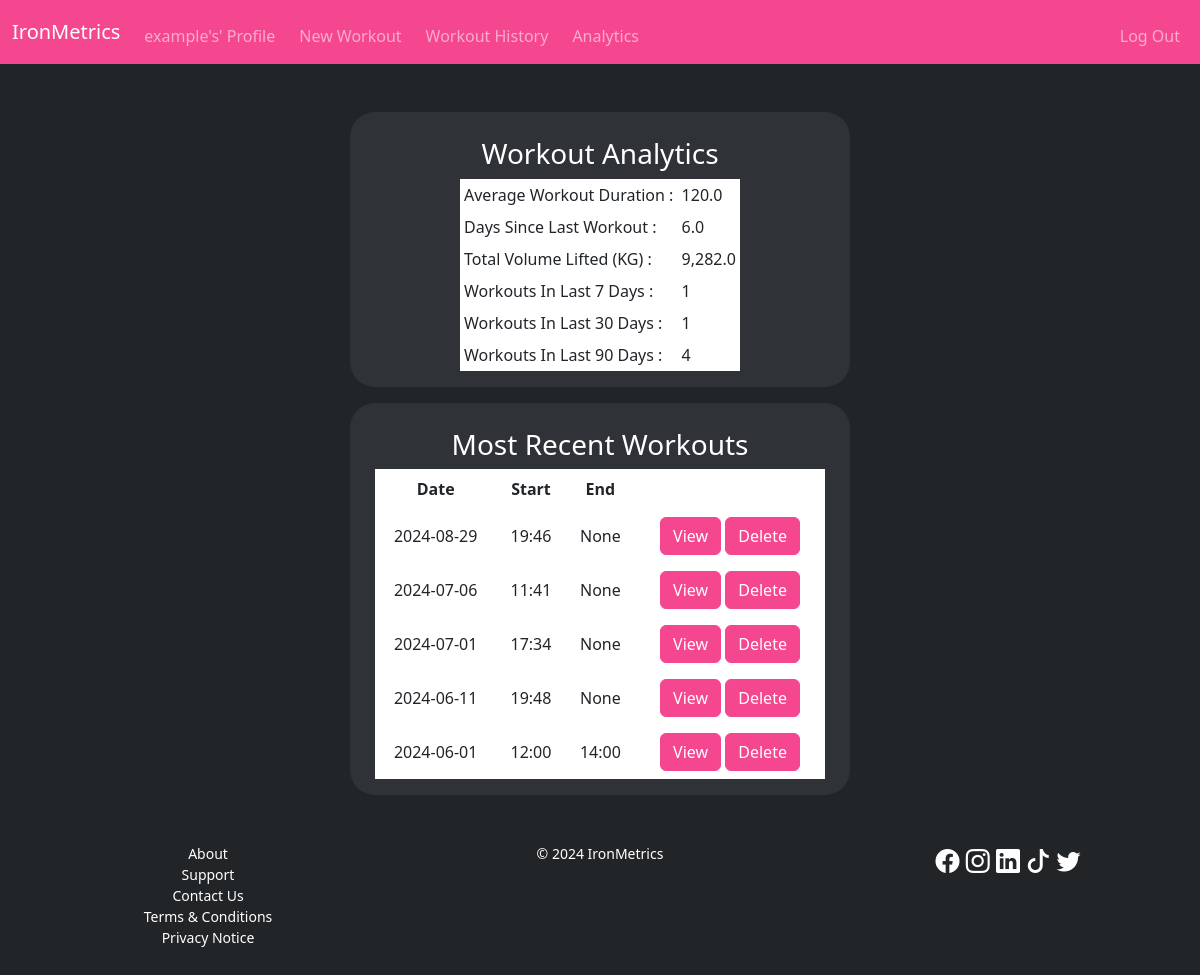
Screenshot of / (signed in) with the database file from the repository.
### tables this page shows
CREATE TABLE workout (
	id INTEGER PRIMARY KEY AUTOINCREMENT NOT NULL,
	user_id INTEGER NOT NULL,
	date TEXT NOT NULL,
	start_time TEXT,
	end_time TEXT,
	name TEXT,
	note TEXT,
	FOREIGN KEY (user_id) REFERENCES user (id)
	ON UPDATE CASCADE
	ON DELETE CASCADE
);

### app.py (the view)
@app.route("/", methods=["GET", "POST"])
@login_required
def index():
    user_id = session.get("user_id", None)
    workout_history = db.execute("SELECT * FROM workout WHERE user_id = ? ORDER BY date DESC, start_time DESC LIMIT 5;", user_id)
    avg_workout_duration_min = db.execute("""
                                            WITH durations AS (
                                            SELECT date, time(end_time, "-"||strftime('%H', start_time)||" hours", "-"||strftime('%M', start_time)||" minutes") workout_duration
                                            FROM workout
                                            WHERE user_id = ?
                                            AND end_time IS NOT NULL
                                            AND start_time IS NOT NULL)

                                            SELECT AVG((strftime('%H', workout_duration)*60)+strftime('%M', workout_duration)) avg_workout_duration_min FROM durations;
                                            """, user_id)[0]["avg_workout_duration_min"]
    try:
        days_since_last_workout = db.execute("""
                                                SELECT (JULIANDAY(date('now'))-JULIANDAY(date)) AS days_since_last_workout
                                                FROM workout WHERE user_id = ? ORDER BY date DESC LIMIT 1;
                                                """, user_id)[0]["days_since_last_workout"]
    except:
        days_since_last_workout = 0
    workouts_last_7_days = db.execute("""
                                            SELECT COUNT(*) AS workouts_last_7_days
                                            FROM workout WHERE user_id = ? AND date > DATE(JULIANDAY('now')-7);
                                        """, user_id)[0]["workouts_last_7_days"]
    workouts_last_30_days = db.execute("""
                                            SELECT COUNT(*) AS workouts_last_30_days
                                            FROM workout WHERE user_id = ? AND date > DATE(JULIANDAY('now')-30);
                                        """, user_id)[0]["workouts_last_30_days"]
    workouts_last_90_days = db.execute("""
                                            SELECT COUNT(*) AS workouts_last_90_days
                                            FROM workout WHERE user_id = ? AND date > DATE(JULIANDAY('now')-90);
                                        """, user_id)[0]["workouts_last_90_days"]
    total_volume_lifted = db.execute("""
                                        SELECT SUM(reps*weight_kg) AS total_volume_lifted
                                        FROM workout a
                                        JOIN workout_set b ON a.id=b.workout_id
                                        JOIN exercise c ON b.exercise_id=c.id
                                        WHERE a.user_id = ?;
                                    """, user_id)[0]["total_volume_lifted"]
    dashboard = dict()
    dashboard["avg_workout_duration_min"] = avg_workout_duration_min
    dashboard["days_since_last_workout"] = days_since_last_workout
    dashboard["workouts_last_7_days"] = workouts_last_7_days
    dashboard["workouts_last_30_days"] = workouts_last_30_days
    dashboard["workouts_last_90_days"] = workouts_last_90_days
    try:
        dashboard["total_volume_lifted"] = "{:,}".format(total_volume_lifted)
    except:
        dashboard["total_volume_lifted"] = 0
    if request.method == "POST":
        if "edit-workout-id" in request.form:
            workout_id = request.form.get("edit-workout-id", None)
            session["workout_id"] = workout_id
            return redirect(url_for("editworkout"))
    return render_template("index.html", workout_history=workout_history, dashboard=dashboard)

### app.py (called while the page is built)
@app.after_request
def after_request(response):
    response.headers["Cache-Control"] = "no-cache, no-store, must-revalidate"
    response.headers["Expires"] = 0
    response.headers["Pragma"] = "no-cache"
    return response

### helpers.py (called while the page is built)
def login_required(f):
    @wraps(f)
    def decorated_function(*args, **kwargs):
        if session.get("user_id") is None:
            return redirect(url_for("login"))
        return f(*args, **kwargs)
    return decorated_function

### templates/index.html (shortened to what this page needs)
{% extends "base.html" %}
{% block head %}
    <link rel="stylesheet" href="static/index.css">
{% endblock %}
{% block main %}
<div class="container text-center mb-3 analytics-wrapper">
    <div class="analytics-table-wrapper secondary-color-background">
        <h3>Workout Analytics</h3>
        <table class="table table-sm text-white analytics-table">
            <tbody>
                <tr>
                    <td>
                        Average Workout Duration
                    </td>
                    <td>
                        {{ dashboard.avg_workout_duration_min }}
                    </td>
                </tr>
                <tr>
                    <td>
                        Days Since Last Workout
                    </td>
                    <td>
                        {{ dashboard.days_since_last_workout }}
                    </td>
                </tr>
                <tr>
                    <td>
                        Total Volume Lifted (KG)
                    </td>
                    <td>
                        {{ dashboard.total_volume_lifted }}
                    </td>
                </tr>
                <tr>
                    <td>
                        Workouts In Last 7 Days
                    </td>
                    <td>
                        {{ dashboard.workouts_last_7_days }}
                    </td>
                </tr>
                <tr>
                    <td>
                        Workouts In Last 30 Days
                    </td>
                    <td>
                        {{ dashboard.workouts_last_30_days }}
                    </td>
                </tr>
                <tr>
                    <td>
                        Workouts In Last 90 Days
                    </td>
                    <td>
                        {{ dashboard.workouts_last_90_days }}
                    </td>
                </tr>
            </tbody>
        </table>
    </div>
</div>
<div class="container recent-workouts-wrapper">
    <div class="recent-workouts-table-wrapper secondary-color-background">
        <h3>Most Recent Workouts</h3>
        {% if workout_history %}
            <table class="table text-white recent-workouts-table">
                <thead>
                    <tr>
                        <th>Date</th>
                        <th>Start</th>
                        <th>End</th>
                        <th></th>
                    </tr>
                </thead>
                <tbody>
                    {% for workout in workout_history %}
                        <tr>
                            <td>{{ workout.date }}</td>
                            <td>{{ workout.start_time }}</td>
                            <td>{{ workout.end_time }}</td>
                            <td>
                                <form action="/" method="post" style="display: inline;" id="edit-workout{{ workout.id }}">
                                    <button type="submit" form="edit-workout{{ workout.id }}" class="btn btn-tertiary-color">View</button>
                                </form>
                                <form action="/deleteworkout" method="post" id="delete-workout{{ workout.id }}" onsubmit="return confirm('Irreversibly delete workout?')" style="display: inline;">
                                    <button type="submit" form="delete-workout{{ workout.id }}" class="btn btn-tertiary-color">Delete</button>
                                </form>
                            </td>
                        </tr>
                    {% endfor %}
                </tbody>
            </table>
        {% else %}
            <p>No workouts found.</p>
        {% endif %}
    </div>
</div>
{% endblock %}

### static/style.css (style rules this page uses)
:root { --primary-color:#222528; --secondary-color: #2f3236; --tertiary-color:#f5478f; --text-color: #FFFFFF; }
body { background: var(--primary-color); color: var(--text-color); }
.secondary-color-background { border-radius: 25px; background-color: var(--secondary-color) }
.btn-tertiary-color { --test1: #cf3f7b; --test2: #f5478f; --bs-btn-color: #fff; --bs-btn-bg: var(--tertiary-color); --bs-btn-border-color: var(--tertiary-color); --bs-btn-hover-color: #fff; --bs-btn-hover-bg: #cf3f7b; --bs-btn-hover-border-color: #c03870; --bs-btn-focus-shadow-rgb: 60, 153, 110; --bs-btn-active-color: #fff; --bs-btn-active-bg: #c03870; --bs-btn-active-border-color: #a83464; --bs-btn-active-shadow: inset 0 3px 5px rgba(0, 0, 0, 0.125); --bs-btn-disabled-color: #fff; --bs-btn-disabled-bg: var(--tertiary-color); --bs-btn-disabled-border-color: var(--tertiary-color); }

### static/index.css (style rules this page uses)
tr * { border-style: none; }
.analytics-wrapper { display: flex; flex-direction: column; align-items: center; }
.analytics-table-wrapper { display: flex; flex-direction: column; justify-content: center; align-items: center; width: 500px; }
.analytics-table { max-width: 280px; }
.analytics-table tr td:nth-child(1) { text-align: left; }
.analytics-table tr td:nth-child(1):after { content: ":" }
.analytics-table tr td:nth-child(2) { text-align: left; }
.recent-workouts-wrapper { display: flex; flex-direction: column; align-items: center; }
.recent-workouts-table-wrapper { display: flex; flex-direction: column; justify-content: center; align-items: center; width: 500px; }
.recent-workouts-table { max-width: 450px; }
.recent-workouts-table tr td:nth-child(1), .recent-workouts-table tr td:nth-child(2), .recent-workouts-table tr td:nth-child(3) { vertical-align: middle; }
h3 { margin-top: 25px; }
table { margin-bottom: 25px; }

### rows the page displays
workout: date "2024-08-29", start_time "19:46", end_time "None"
workout: date "2024-07-06", start_time "11:41", end_time "None"
workout: date "2024-07-01", start_time "17:34", end_time "None"
workout: date "2024-06-11", start_time "19:48", end_time "None"
workout: date "2024-06-01", start_time "12:00", end_time "14:00"

### other values shown
{{ session["user_name"] }} "example"
{{ dashboard.avg_workout_duration_min }} "120.0"
{{ dashboard.days_since_last_workout }} "6.0"
{{ dashboard.total_volume_lifted }} "9,282.0"
{{ dashboard.workouts_last_7_days }} "1"
{{ dashboard.workouts_last_30_days }} "1"
{{ dashboard.workouts_last_90_days }} "4"
